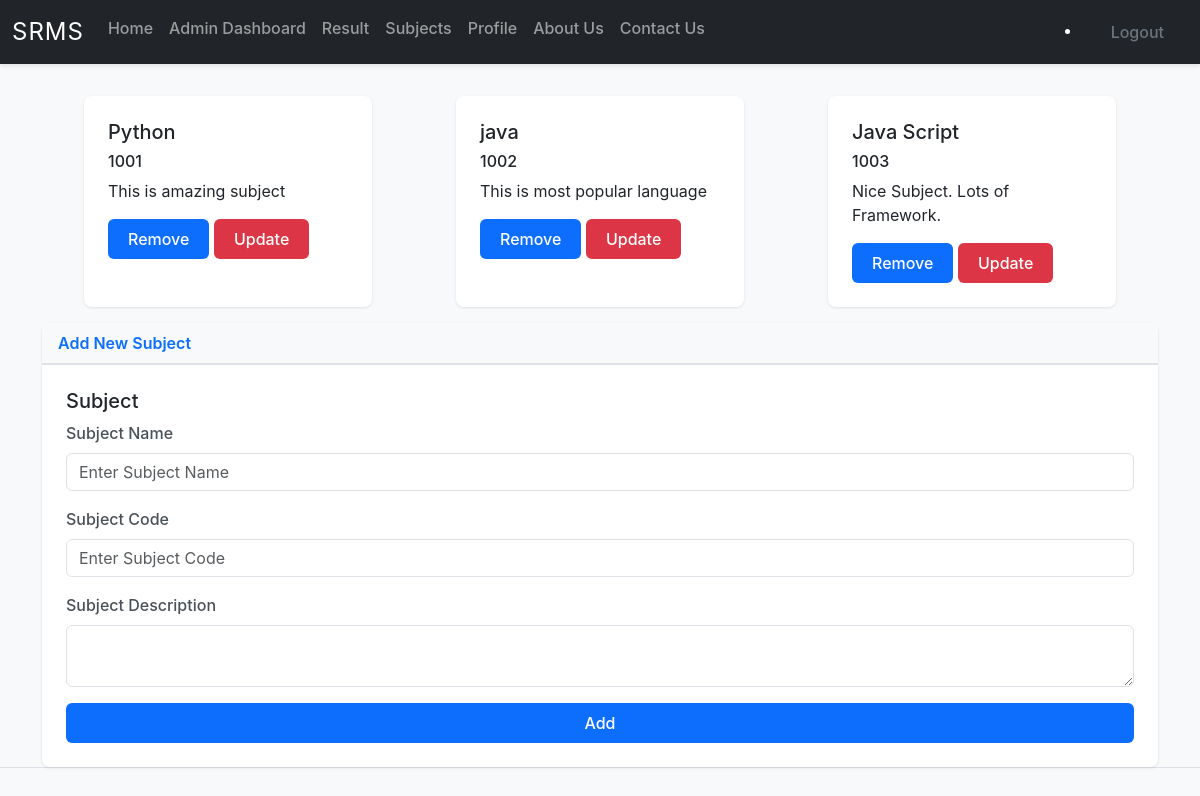
The page /subject (signed in) on the database its author committed.
### models.py (models this page shows)
class BaseClass(Model):
    class Meta:
        database = db

class Subject(BaseClass):
    sub_code = CharField(unique = True)
    sub_name = CharField()
    sub_description = TextField()

### main.py (the view, shortened to what this page needs)
@app.route('/subject', methods = ['GET', 'POST'])
@login_required
@admin_access
def subject():
    subjects = Subject.select()
    return render_template('admin/subject.html', subjects = subjects)

### main.py (called while the page is built)
def login_required(func):
    @wraps(func)
    def wrapper(*args, **kwargs):
        if "user_id" not in session:
            flash('Login Required', 'danger')
            return redirect(url_for("login"))
        return func(*args, **kwargs)
    return wrapper

def admin_access(func):
    @wraps(func)
    def wrapper(*args, **kwargs):
        if session['role'] != 'admin':
            flash('Only admin can access this page', 'danger')
            return redirect(url_for("dashboard"))
        return func(*args, **kwargs)
    return wrapper

### templates/admin/subject.html
{% extends "base.html" %} {% block title %} Admin | subject {% endblock title %}
{% block content %}
<div class="container d-flex justify-content-around flex-wrap">
  {% if subjects %} {% for subject in subjects %}
  <div class="card" style="width: 18rem">
    <div class="card-body">
      <h5 class="card-title">{{ subject.sub_name }}</h5>
      <h6 class="card-text">{{ subject.sub_code }}</h6>
      <p class="card-text">{{ subject.sub_description }}</p>
      <a
        href="{{ url_for('remove_sub', sub_id = subject.id) }}"
        class="btn btn-primary"
        >Remove
      </a>
      <a
        href="{{ url_for('update_sub', sub_id = subject.id) }}"
        class="btn btn-danger"
        >Update
      </a>
    </div>
  </div>
  {% endfor %} {% endif %}
</div>
<div class="container mt-3">
  <div class="card">
    <div class="card-header">Add New Subject</div>
    <div class="card-body">
      <h5 class="card-title">Subject</h5>
      <form action="" method="POST">
        <div class="mb-3">
          <label for="sub_name" class="form-label">Subject Name</label>
          <input
            type="text"
            class="form-control"
            id="sub_name"
            name="sub_name"
            placeholder="Enter Subject Name"
          />
        </div>
        <div class="mb-3">
          <label for="sub_code" class="form-label">Subject Code</label>
          <input
            type="text"
            class="form-control"
            id="sub_code"
            name="sub_code"
            placeholder="Enter Subject Code"
          />
        </div>
        <div class="mb-3">
          <label for="sub_description" class="form-label"
            >Subject Description</label
          >
          <textarea
            name="sub_description"
            id="sub_description"
            class="form-control"
            name="sub_description"
          ></textarea>
        </div>
        <div class="d-grid">
          <button type="submit" class="btn btn-primary">Add</button>
        </div>
      </form>
    </div>
  </div>
</div>
{% endblock content %}

### static/style/style.css (style rules this page uses)
:root { --primary-color: #0d6efd; --secondary-color: #6c757d; --success-color: #198754; --danger-color: #dc3545; --warning-color: #ffc107; --info-color: #0dcaf0; }
* { scroll-behavior: smooth; }
body { font-family: -apple-system, BlinkMacSystemFont, 'Segoe UI', Roboto, 'Helvetica Neue', Arial, sans-serif; background-color: #f8f9fa; overflow-x: hidden; }
.card { border: none; box-shadow: 0 1px 3px rgba(0,0,0,0.1); transition: all 0.3s ease; border-radius: 0.5rem; }
.card-header { background-color: #f8f9fa; border-bottom: 2px solid #dee2e6; font-weight: 600; color: var(--primary-color); }
.card-body { padding: 1.5rem; }
.form-control, .form-select { border: 1px solid #dee2e6; border-radius: 0.375rem; transition: border-color 0.3s ease, box-shadow 0.3s ease; }
.form-label { font-weight: 500; color: #495057; margin-bottom: 0.5rem; }
.btn { font-weight: 500; padding: 0.5rem 1.25rem; border-radius: 0.375rem; transition: all 0.3s ease; border: none; }
.btn-primary, .btn-success, .btn-warning, .btn-danger, .btn-info { color: #fff; }

### rows shown on the page
Subject: sub_name "Python", sub_code "1001", sub_description "This is amazing subject"
Subject: sub_name "java", sub_code "1002", sub_description "This is most popular language"
Subject: sub_name "Java Script", sub_code "1003", sub_description "Nice Subject. Lots of Framework."
